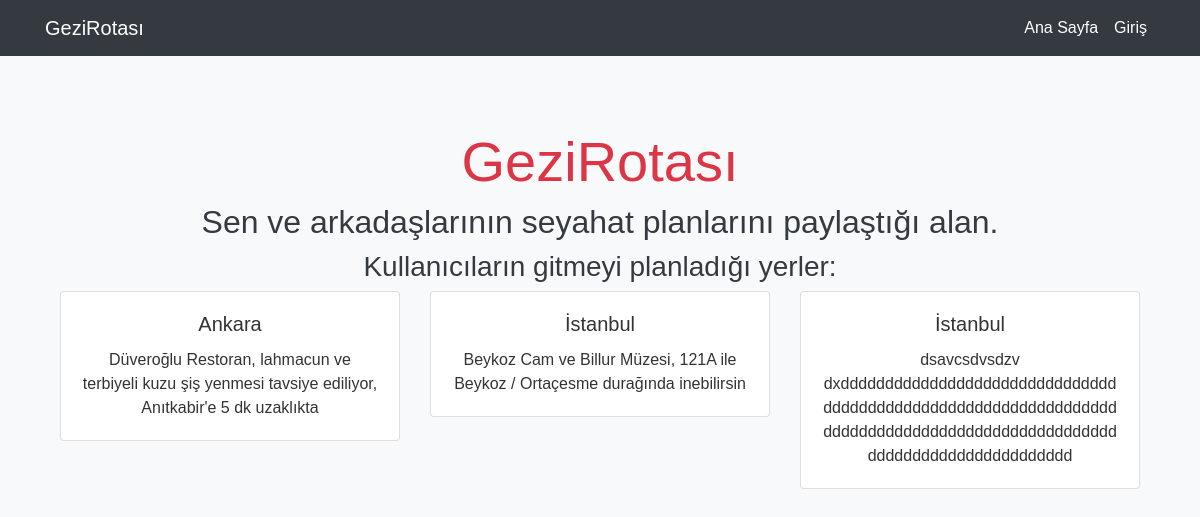
The page / on the database its author committed.
### app/models.py (models this page shows, shortened)
class Post(db.Model):
    id = db.Column(db.Integer, primary_key=True)
    city = db.Column(db.String(140))
    country = db.Column(db.String(140))
    description = db.Column(db.String(140))
    timestamp = db.Column(db.DateTime, index=True, default=datetime.now)
    user_id = db.Column(db.Integer, db.ForeignKey('user.id'))

### app/routes.py (the view)
@app.route('/')
def index():
    posts = Post.query.all()
    if not posts:
        posts=[]
    return render_template('landing_page.html', posts=posts)

### templates/landing_page.html
{% extends "base.html" %}
{% block content %}
<div class="container text-center mt-5">
    <h1 class="display-4 text-danger">GeziRotası</h1>
    <h2 class="text-dark">Sen ve arkadaşlarının seyahat planlarını paylaştığı alan.</h2>
    <h3 class="text-dark">Kullanıcıların gitmeyi planladığı yerler: </h3>
    <div class="row justify-content-center">
        {% for post in posts %}
        <div class="col-md-4 mb-3">
            <div class="card">
                <div class="card-body">
                    <h5 class="card-title">{{ post.city }}</h5>
                    <p class="card-text">{{ post.description }}</p>
                </div>
            </div>
        </div>
        {% endfor %}
    </div>
</div>
{% endblock %}

### templates/base.html (style rules this page uses)
body { background-color: #f8f9fa; color: #333; font-family: 'Arial', sans-serif; height: 100vh; }
.container { height: 100%; }
.card { background-color: #ffffff; color: #333; }

### rows shown on the page
Post: city "Ankara", description "Düveroğlu Restoran, lahmacun ve terbiyeli kuzu şiş yenmesi tavsiye ediliyor, Anıtkabir'e 5 dk uzaklıkta"
Post: city "İstanbul", description "Beykoz Cam ve Billur Müzesi, 121A ile Beykoz / Ortaçesme durağında inebilirsin"
Post: city "İstanbul", description "dsavcsdvsdzv dxdddddddddddddddddddddddddddddddddddddddddddddddddddddddddddddddddddddddddddddddddddddddddddddddddddddddddddddddddddddddd"
